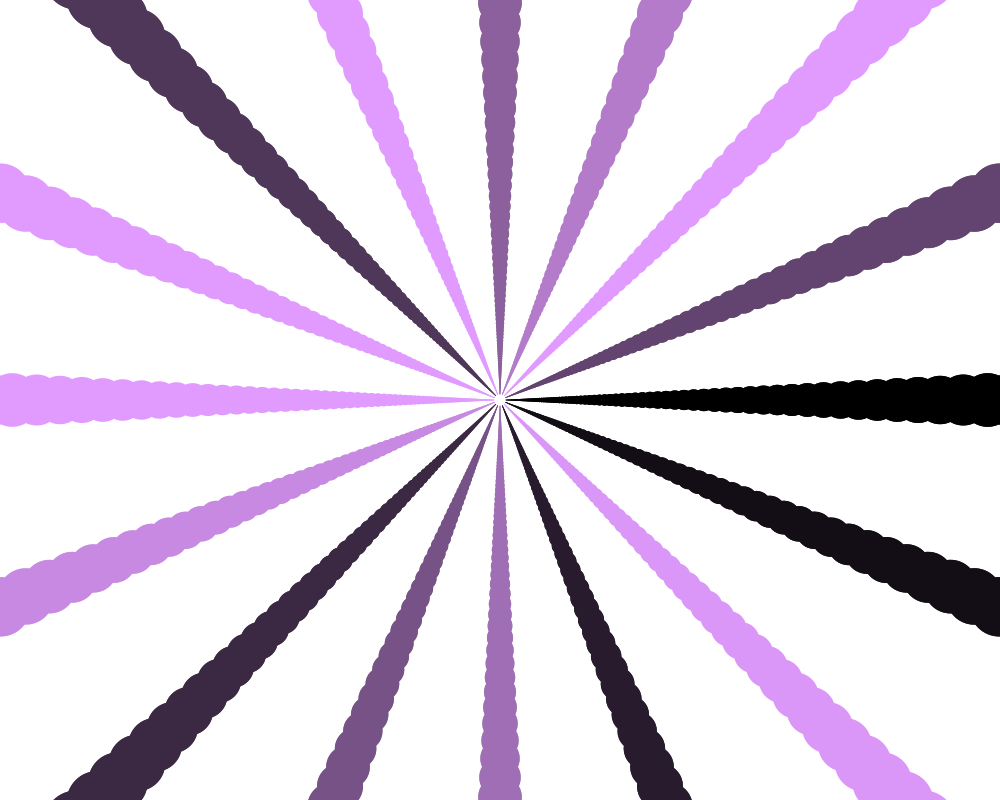
Frame 1 (no input)
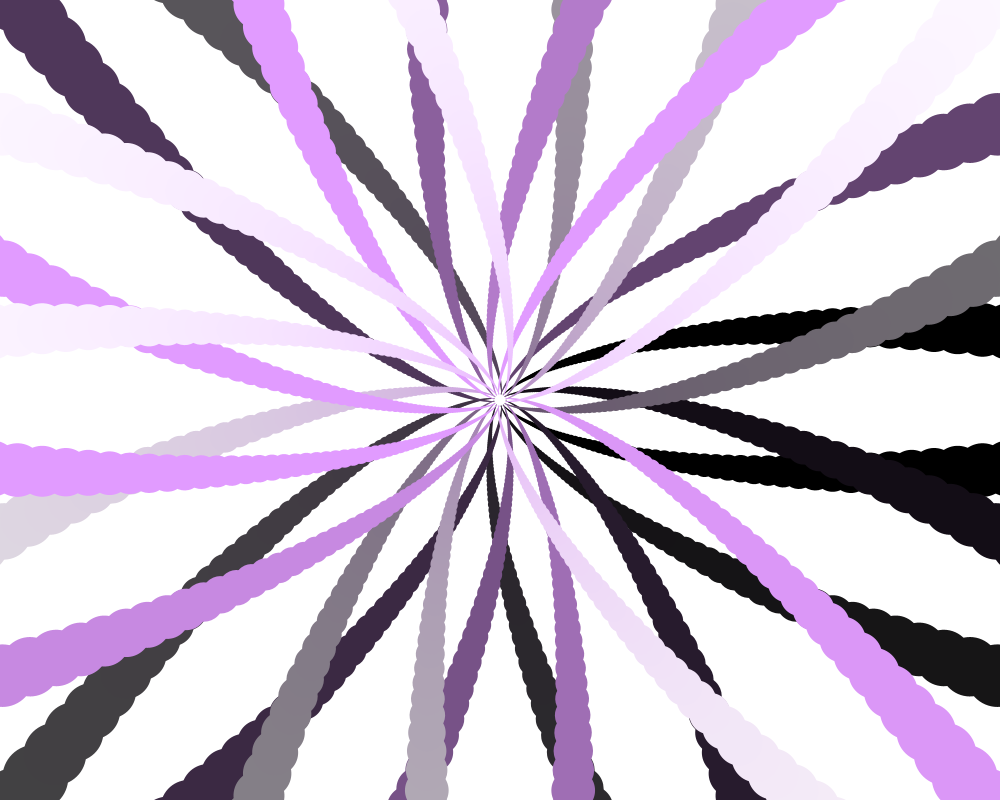
Frame 60 (the mouse pressed at the canvas centre just before this capture)
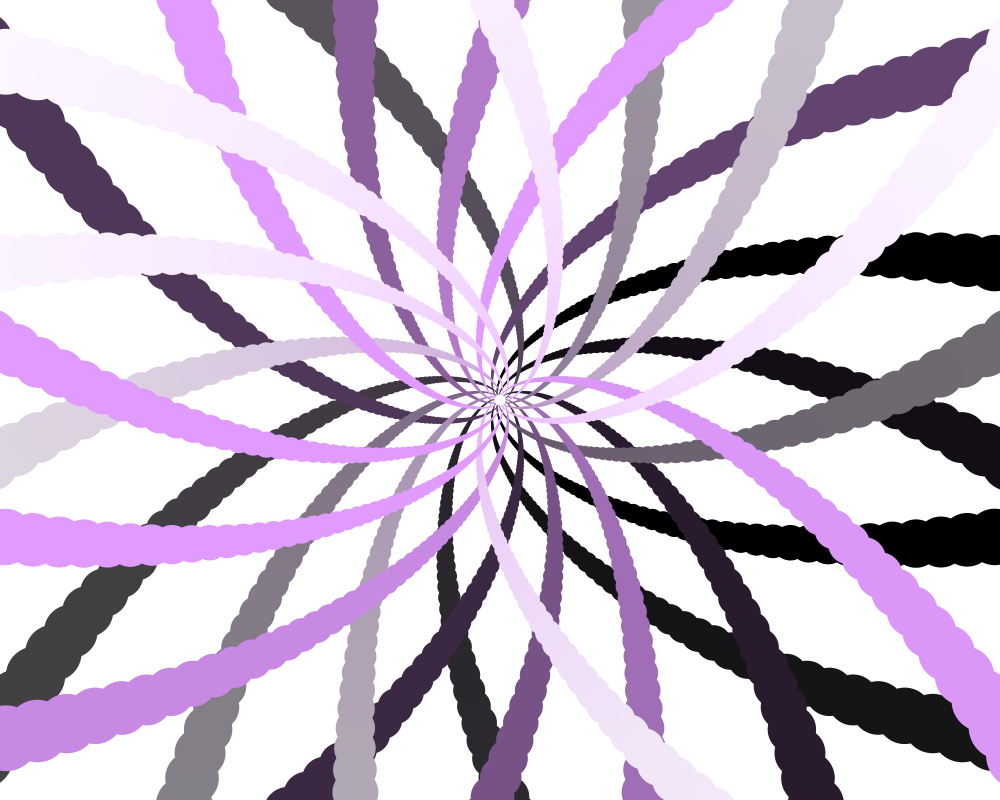
Frame 120 (the mouse held since frame 60 and released just before this capture)

The Processing sketch that drew these frames (run headless with seeded random() and noise(); from frame 60 on, the mouse is pressed at the canvas centre):

// Processing sketch: illusions
// ── illusions.pde

float angle;

void setup() {
  size(1000, 800);
  noStroke();
    colorMode(HSB);
}

void draw() {
  background(255);

  float x = width;
  float d = 110;
  int num = 100;
  
  translate(width/2, height/2);
  for (float a = 0; a < 360; a += 22.5) {
    rotate(radians(a));
    pushMatrix();
    for (int i = 0; i < num; i++) {
      scale(0.95);
      rotate(radians(angle));
      fill(200, i, a);
      ellipse(x, 0, d, d);
    }
    popMatrix();
    
    pushMatrix();
    for(int i = 0; i < num; i++) {
      scale(0.95);
      rotate(-radians(angle));
      ellipse(x, 0, d, d);
    }
    popMatrix();
  }
  angle += 0.01;
}
    
  
